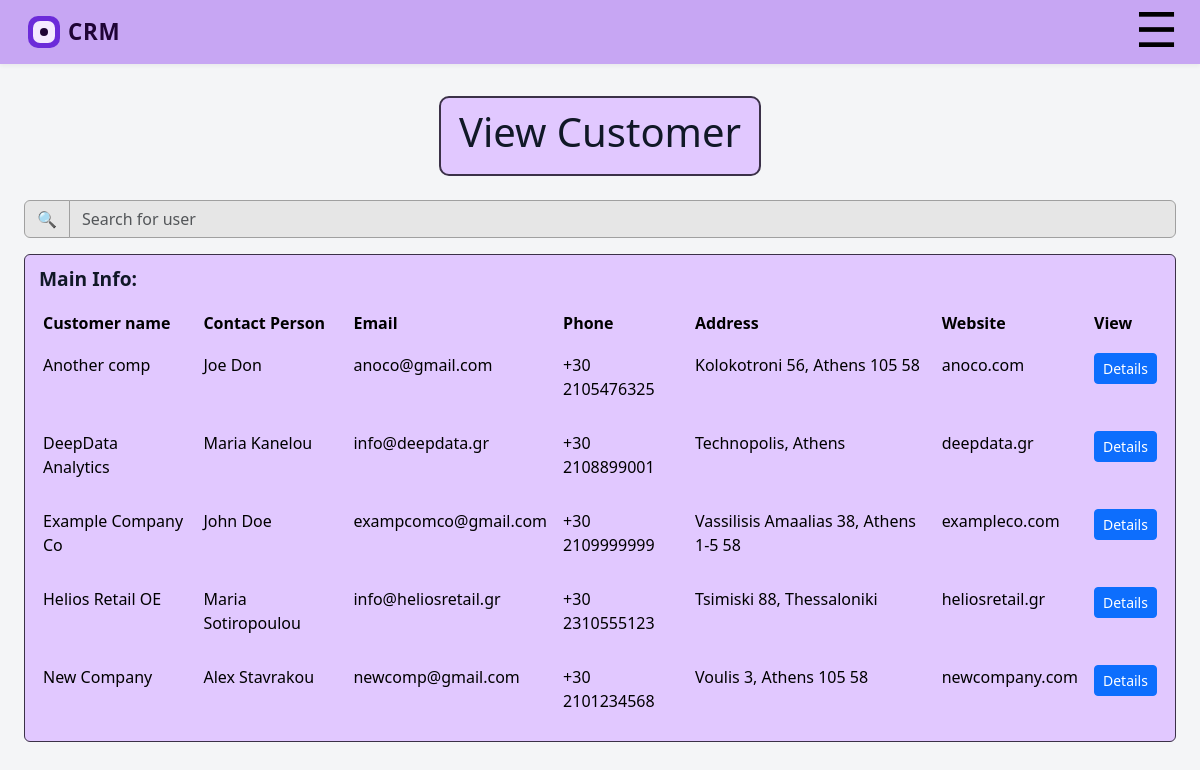
/employee/viewcustomer (signed in), run on an earlier commit of the app's database.
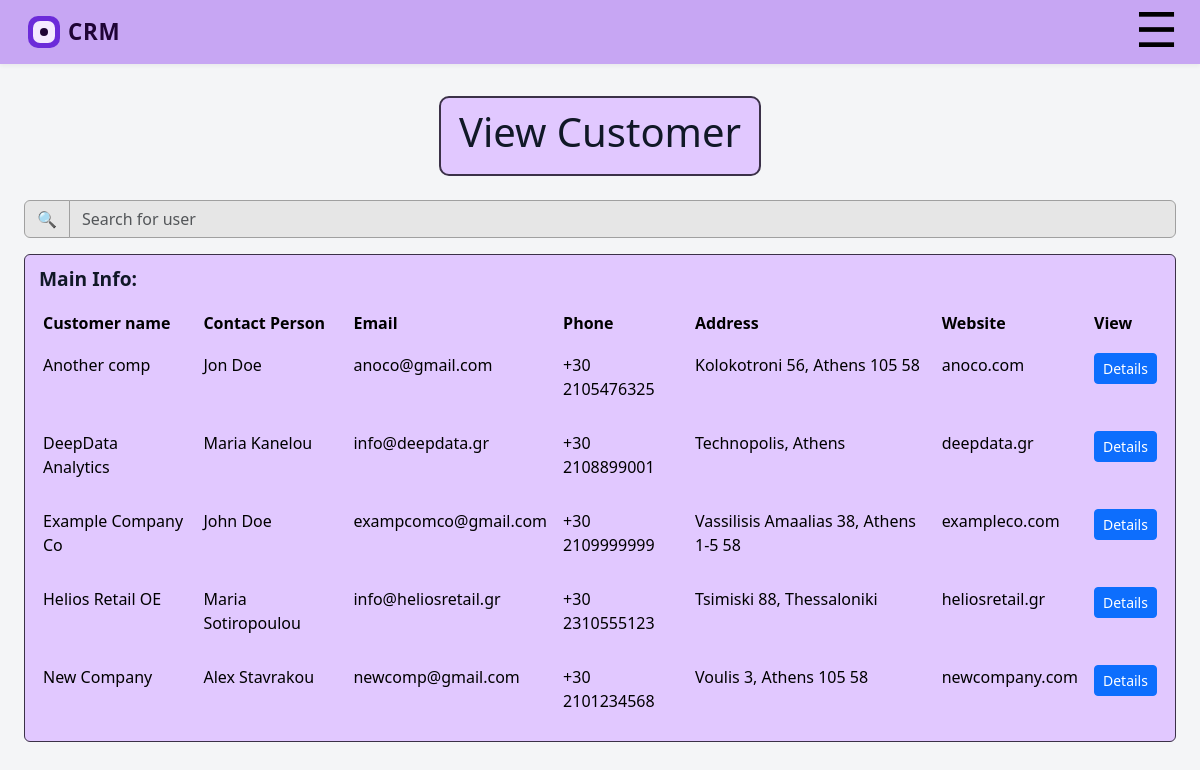
And on a later commit of the database.
### tables this page shows
CREATE TABLE "customers" (
    id INTEGER PRIMARY KEY AUTOINCREMENT,
    customer_name TEXT NOT NULL,
    contact_person TEXT,
    email TEXT,
    phone TEXT,
    address TEXT,
    website TEXT,
    type TEXT,
    industry TEXT,
    rev_value_euro FLOAT,
    date_added DATE,
    created_by_user_id INTEGER NOT NULL,
        FOREIGN KEY (created_by_user_id)
        REFERENCES users(id)
);

### app.py (the view, shortened to what this page needs)
@app.route("/employee/viewcustomer", methods=["GET"])
@roles_permitted(['employee'])
def employee_view_cus():
    uid = session.get("uid")
    if uid is None:
        abort(401)
    q = (request.args.get("q") or "").strip()
    conn = get_db_connection()
    cur = conn.cursor()
    sql = """
        SELECT id, customer_name, contact_person, email, phone, address, website
        FROM customers
        WHERE created_by_user_id = ?
    """
    params = [uid]
    sql += " ORDER BY customer_name ASC"
    cur.execute(sql, params)
    customers = cur.fetchall()
    conn.close()
    return render_template("employee_view_cus.html", customers=customers, q=q)

### app.py (called while the page is built)
def get_db_connection():
    conn = sqlite3.connect("task_manager.db")
    conn.row_factory = sqlite3.Row
    conn.execute("PRAGMA foreign_keys = ON;")
    return conn

def roles_permitted(roles):
    def decorator(f):
        @wraps(f)
        def wrapper(*args, **kwargs):
            if 'uid' in session and session['role'] in roles:
                return f(*args, **kwargs)
            else:
                flash(f'Login again')
                return redirect('/login')
        return wrapper
    return decorator

### templates/employee_view_cus.html (shortened to what this page needs)
{% extends 'base_admin.html' %}
{% block content %}
<div class="d-flex justify-content-center mb-4">
    <div class="activity-header-box">
        <h1 class="admin-dashboard-title">View Customer</h1>
    </div>
</div>
<div class="row g-4">
    <div class="col-12">
        <form method="get" class="admin-search mb-3">
            <div class="input-group">
                <span class="input-group-text admin-search-icon">🔍</span>
                <input
                    type="text"
                    class="form-control admin-search-input"
                    name="q"
                    placeholder="Search for user"
                    value="{{ q or '' }}">
            </div>
        </form>
        <div class="admin-list-card">
            <div class="admin-list-card-header">
                Main Info:
            </div>
            <div class="admin-list-table-wrap">
                <table class="table admin-list-table mb-0">
                    <thead>
                        <tr>
                            <th>Customer name</th>
                            <th>Contact Person</th>
                            <th>Email</th>
                            <th>Phone</th>
                            <th>Address</th>
                            <th>Website</th>
                            <th>View</th>
                        </tr>
                    </thead>
                    <tbody>
                    {% for c in customers %}
                        <tr>
                            <td>{{ c.customer_name }}</td>
                            <td>{{ c.contact_person }}</td>
                            <td>{{ c.email }}</td>
                            <td>{{ c.phone }}</td>
                            <td>{{ c.address }}</td>
                            <td>{{ c.website }}</td>
                            <td>
                                <a class="btn btn-sm btn-primary"href="{{ url_for('employee_customer_detail', customer_id=c.id) }}">Details</a>
                            </td>
                        </tr>
                    {% endfor %}
                    </tbody>
                </table>
            </div>
        </div>
    </div>
</div>
{% endblock %}

What changed in the data, as far as the page shows it:
changed customers "Another comp": contact_person "Joe Don" → "Jon Doe"
